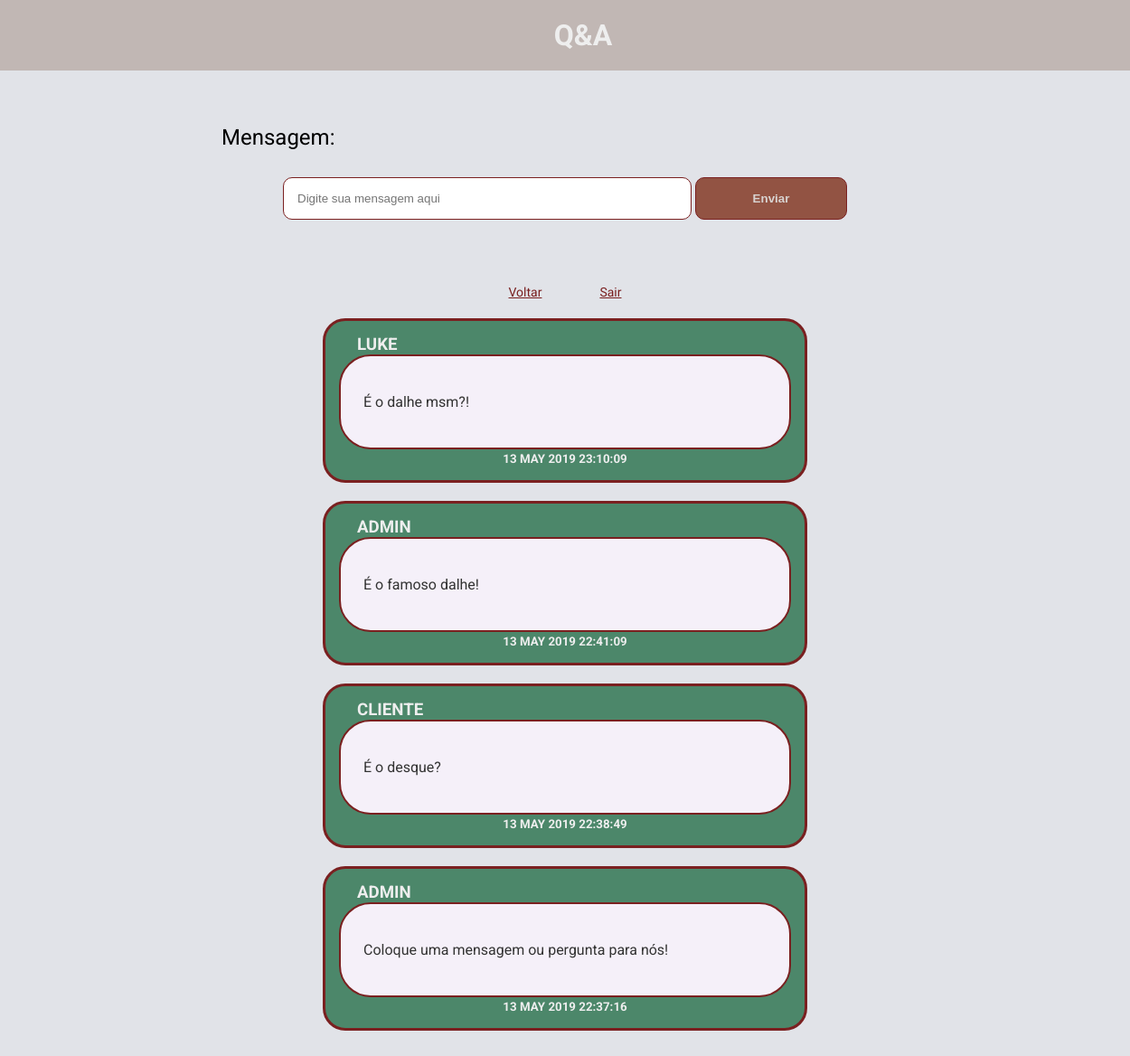
The page /q&a.php (signed in) on the database its author committed.
### tables this page shows
CREATE TABLE `mensagens` (
  `id` int(11) NOT NULL,
  `mensagem` varchar(250) NOT NULL,
  `id_usuario` int(11) NOT NULL,
  `data_inclusao` timestamp NOT NULL DEFAULT CURRENT_TIMESTAMP ON UPDATE CURRENT_TIMESTAMP
);

CREATE TABLE `usuarios` (
  `id` int(11) NOT NULL,
  `usuario` varchar(100) NOT NULL,
  `email` varchar(200) NOT NULL,
  `tipo` char(5) NOT NULL DEFAULT 'comum',
  `senha` varchar(150) NOT NULL,
  `data_cadastro` timestamp NOT NULL DEFAULT CURRENT_TIMESTAMP ON UPDATE CURRENT_TIMESTAMP
);

### models/conectar.php (called while the page is built, shortened)
 <?php
	Class conectar{
		public $server = "localhost";
		public $username = "root";
		public $password = "";
		public $banco = "projetoIntegrador";
		public $conn;
		private function conexao(){
		$this->conn = new mysqli($this->server, $this->username, $this->password, $this->banco);
		}
		public function consulta($sql){
			$result = $this->conn->query($sql) or die($this->conn->error.__LINE__);
			if($result->num_rows > 0){
				return $result;
			}else{
				return false;
			}
		}
}

### controllers/getMensagemDAO.php (called while the page is built, shortened)
<?php
  require_once('models/conectar.php');
  $db = new conectar();
  $sql = "SELECT DATE_FORMAT(m.data_inclusao, '%d %b %Y %T') AS data_inclusao_formatada, m.id , m.mensagem , u.usuario
  FROM mensagens AS m JOIN usuarios AS u ON (m.id_usuario = u.id) ORDER BY data_inclusao DESC";
  $read = $db->consulta($sql);
?>

### q&a.php (the view, shortened to what this page needs)
<?php
  if ($_SESSION['validacao'] == 1) {
    $valida = $_SESSION['validacao'];
    require_once('controllers/getMensagemDAO.php');
?>
<!DOCTYPE html>
<html lang="pt-br">
  <head>
    <link rel="stylesheet" href="css/style.css">
	</head>
  <body>
    <h1 class="titleAdm">Q&A</h1>
    <div class="container">
      <form class="envioMens" action="controllers/incluirMensagemDAO.php" method="POST">
        <label for="mensagem">Mensagem:</label>
        <input id="mensagem" placeholder="Digite sua mensagem aqui" type="text" name="mensagem" maxlength="50">
        <input id="enviarMens" class="submit" type="submit" name="submit" value="Enviar">
      </form>
      <a class="linkCorpo" id="voltar" href="index.php">Voltar</a>
      <a class="linkCorpo" id="sair" href="sair.php">Sair</a>
	    	<?php
        while($linha = $read->fetch_assoc()){
          $mensagem = $linha['mensagem'];
          $usuario = $linha['usuario'];
          $data_inclusao = $linha['data_inclusao_formatada'];
          $idmensagem = $linha['id'];
          echo "
            <div class='mensagemFora'>
              <h3 class='mensagemTitle'>$usuario</h3>
              <div class='mensagemDentro'>
                <p>$mensagem</p>
              </div>
              <small class='mensagemData'>$data_inclusao</small>";
              if ($valida) {
                $level = 'roote';
                $tipo = $_SESSION['tipo'];
                if ($level == $tipo) {
                  echo " - <a class='linkPreto' a onclick='return confirm(\"Você tem certeza que deseja excluir a mensagem?\")' href='controllers/excluir_mensagemDAO.php?id=$idmensagem'>Delete o post</a>";
                }
              }echo "
            </div>";
        }
        ?>
		</div>
	</body>
</html>
<?php
  } else {
    header("Location: login.php");
  }
?>

### css/style.css (style rules this page uses)
html { overflow-x:hidden; }
body { margin: 0; background-color: #E1E3E8; font-family: 'Roboto', sans-serif; }
.container { width: 960px; margin: auto; padding: 20px; box-sizing: border-box; text-align: center; }
.submit { cursor: pointer; text-align: center; border-radius: 8px; width: 40% !important; background-color: #925343; color: #d8d3d1; font-weight: bold; margin: 30px 0; }
.linkCorpo { font-size: 14px; color: #7a2020; }
.titleAdm { text-align: center; width: 100%; padding: 20px; background-color: #c1b7b4; color: #eee; margin: 0; }
.envioMens { padding: 20px; margin: 20px; }
.envioMens label { text-align: left; display: block; margin: 0; margin-left: 40px; font-size: 24px; }
.envioMens input { padding: 15px; border: solid 1px #7a2020; border-radius: 10px; }
#mensagem { width: 50%; }
#enviarMens { width: 20% !important; }
.mensagemFora { width: 500px; border: solid 3px #7a2020; padding: 15px; border-radius: 25px; margin: 20px auto; background-color: #4c876a; color: #eee; }
.mensagemTitle { text-transform: uppercase; text-align: left; margin: 0; margin-left: 20px; }
.mensagemDentro { text-align: left; border: solid 2px #7a2020; padding: 25px; border-radius: 35px; background-color: #f5f0f9; color: #333; }
.mensagemData { font-weight: bold; text-transform: uppercase; margin: 0; }

### rows shown on the page
mensagens: id_usuario.usuario "LUKE", mensagem "É o dalhe msm?!", data_inclusao "13 MAY 2019 23:10:09"
mensagens: id_usuario.usuario "ADMIN", mensagem "É o famoso dalhe!", data_inclusao "13 MAY 2019 22:41:09"
mensagens: id_usuario.usuario "CLIENTE", mensagem "É o desque?", data_inclusao "13 MAY 2019 22:38:49"
mensagens: id_usuario.usuario "ADMIN", mensagem "Coloque uma mensagem ou pergunta para nós!", data_inclusao "13 MAY 2019 22:37:16"
